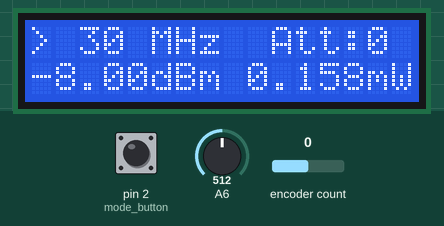
Simulated run of this sketch. Board: Arduino Nano, built with avr-gcc and run on an emulated ATmega328P. Shown: 16×2 character LCD. The inputs (shaded band) are chosen by the test bench; at power-on: encoder count 0, pin 2 (mode_button) HIGH, A6 = 512. What the sketch prints to the serial monitor is not drawn.

Above: at 3.8 s.
3.9 s: encoder count set to -1
At 3.97 s:
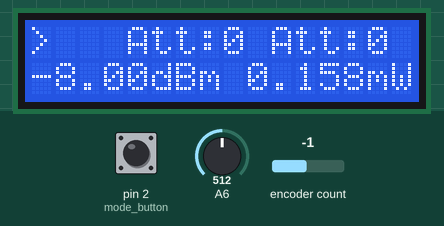
5.5 s: pin 2 (mode_button) pulled LOW for 0.15 s
At 6.7 s:
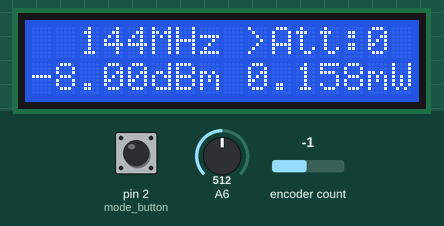
7.2 s: A6 set to 716
At 8.4 s:
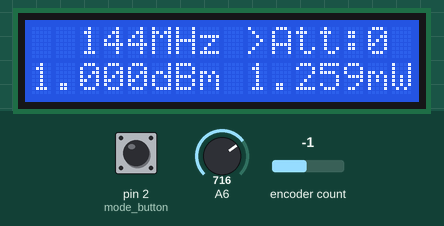
8.7 s: pin 2 (mode_button) pulled LOW for 1 s
At 10.9 s:
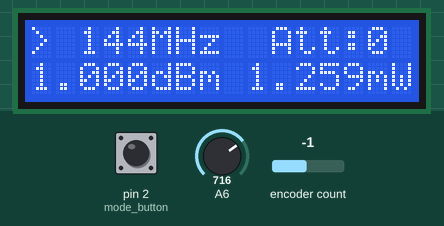
11.2 s: encoder count set to 3
At 11.5 s:
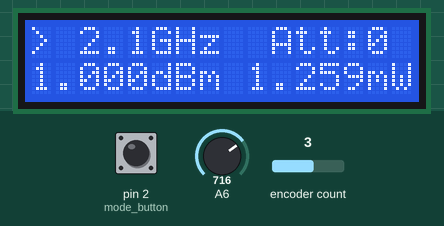
12.7 s: pin 2 (mode_button) pulled LOW for 0.15 s
At 13.3 s:
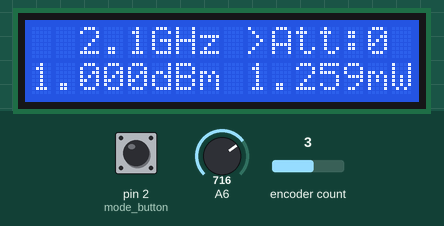
Timing chart, 0 to 15.4 s (numbered marks = the images above; inputs shaded):
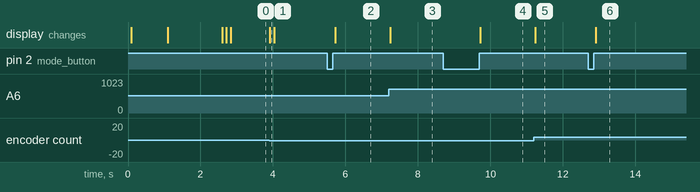

Measured:
- after the input at 3.9 s, the display: changes at once (image 1)
- after the input at 5.5 s, the display: changes after 0.22 s (image 2)
- after the input at 7.2 s, the display: changes at once (image 3)
- after the input at 8.7 s, the display: changes after 1.0 s (image 4)
- after the input at 11.2 s, the display: changes at once (image 5)
- after the input at 12.7 s, the display: changes after 0.22 s (image 6)

The sketch:

meter.ino
```cpp
// (licence header left out)
#include <Wire.h>
#include <LiquidCrystal_I2C.h>
#include <Encoder.h>
LiquidCrystal_I2C lcd(0x27, 6,12);
Encoder encoder(A2, 3);
int mode_button=2;
float pwr=0;
int pwr_adc[4] = {0,0,0,0};
int att=0;
int mode=0; // 0 for set frequency and 1 for set attenuator
int freq_sel=0;
char line0[17];
char line1[17];
char *freq[10]={"30 MHz","50 MHz","144MHz","433MHz","1.2GHz","1.8GHz","2.1GHz","2.4GHz","3.4GHz","5.7GHz"};
int matrix[10][4] = {
  {0,1023,-30,15},// for 30MHz
  {0,1023,-30,15},// for 50MHz
  {0,1023,-30,15},// for 144MHz
  {0,1023,-30,15},// for 433MHz
  {0,1023,-30,15},// for 1,2GHz
  {0,1023,-30,15},// for 1,8GHz
  {0,1023,-30,15},// for 2,1GHz
  {0,1023,-30,15},// for 2,4GHz
  {0,1023,-30,15},// for 3,4GHz
  {0,1023,-30,15},// for 5,7GHz
};

void setup() {
  Serial.begin(19200);
  pinMode(mode_button, INPUT_PULLUP);
  lcd.init();
  lcd.backlight();
  lcd.clear();
  lcd.setCursor(1,0);
  lcd.print("RF Power meter");
  lcd.setCursor(2,1);
  lcd.print("canis_lupus");
  delay(1000);
  lcd.setCursor(2,1);
  lcd.print("1MHz - 8GHz");
  delay(1500);
  attachInterrupt(digitalPinToInterrupt(mode_button), mode_interrupt, RISING);
  encoder.write(freq_sel);
  lcd.clear();
}

void mode_interrupt()
{
  detachInterrupt(mode_interrupt);

  if (mode == 0) {
    mode = 1;
    encoder.write(att*4);

  }
  else if (mode == 1){
    mode = 0;
    encoder.write(freq_sel*4);
  }
  attachInterrupt(digitalPinToInterrupt(mode_button), mode_interrupt, RISING);
}

void update_disp1(){

  char cur1;
  char cur2;

  if (mode == 0){
    cur1 = '>';
    cur2 = ' ';
  }
  else if ( mode == 1){
    cur1 = ' ';
    cur2 = '>';
  }
  sprintf(line0,"%c %s %cAtt:%i" , cur1, freq[freq_sel], cur2, att);
  lcd.setCursor(0,0);
  lcd.print(line0);
}

void update_disp2(){
  char cur1;
  char cur2;
  if (mode == 0){
    cur1 = '>';
    cur2 = ' ';
  }
  else if ( mode == 1){
    cur1 = ' ';
    cur2 = '>';
  }
  sprintf(line0,"%c %s %cAtt:%i" , cur1, freq[freq_sel], cur2, att);

  String pwr_s = String(pwr,5);
  float pwr_w = pow(10.0,(pwr)/10.0);
  if (pwr_w > 999 ){
    pwr_w = pwr_w / 1000;
    String pwr_w_s = String(pwr_w,4);
    sprintf(line1,"%c%c%c%c%cdBm %c%c%c%c%c%cW" ,pwr_s[0], pwr_s[1], pwr_s[2], pwr_s[3], pwr_s[4], pwr_w_s[0], pwr_w_s[1], pwr_w_s[2], pwr_w_s[3], pwr_w_s[4], pwr_w_s[5] );
  }
  else {
    String pwr_w_s = String(pwr_w,3);
    sprintf(line1,"%c%c%c%c%cdBm %c%c%c%c%cmW" ,pwr_s[0], pwr_s[1], pwr_s[2], pwr_s[3], pwr_s[4], pwr_w_s[0], pwr_w_s[1], pwr_w_s[2], pwr_w_s[3], pwr_w_s[4] );
  }
  lcd.clear();
  lcd.print(line0);
  lcd.setCursor(0,1);
  lcd.print(line1);
  Serial.print(pwr);
  Serial.print(";");
  Serial.println(pwr_w);
}

int measure(){
  float pwr1=0;
  pwr_adc[0] =  analogRead(A6);
  pwr_adc[1] =  analogRead(A6);
  pwr_adc[2] =  analogRead(A6);
  pwr_adc[3] = (pwr_adc[0] + pwr_adc[1] + pwr_adc[2])/3;
  pwr1 = map(pwr_adc[3], matrix[freq_sel][0], matrix[freq_sel][1], matrix[freq_sel][2], matrix[freq_sel][3]);
  return pwr1 + att;
}

void loop() {
  pwr = measure();
  if (mode == 0){
    freq_sel = (encoder.read()/4);
    if (freq_sel > 9){
      encoder.write(0);
      freq_sel = 0;
    }
    else if (freq_sel < 0){
      freq_sel = 10;
      encoder.write(10);
    }
  }
  else if ( mode == 1){
    att = (encoder.read()/4);
    if (att < 0){
      att = 0;
    }
  }
  if ((millis()%400) == 0){
    update_disp2();
  }
  if ((millis()%100) == 0){
    update_disp1();
  }
}
```
